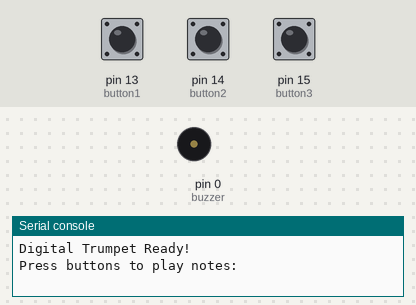
The program below on a simulated MicroPython board. Parts: buzzer (waves = sounding), the last lines printed to the serial console. The test bench sets the inputs (shaded band); at power-on: pin 13 (button1) HIGH, pin 14 (button2) HIGH, pin 15 (button3) HIGH.

Above: at 1.2 s.
1.3 s: pin 13 (button1) pulled LOW for 0.15 s
At 2.5 s:
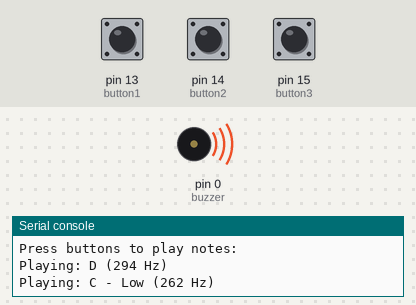
2.9 s: pin 14 (button2) pulled LOW for 0.15 s
At 4.0 s:
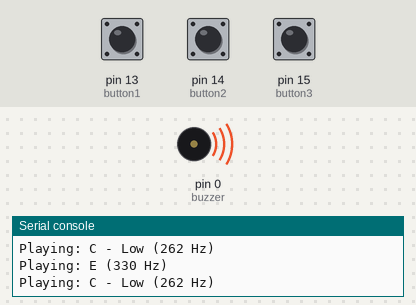
4.5 s: pin 15 (button3) pulled LOW for 0.15 s
At 5.4 s:
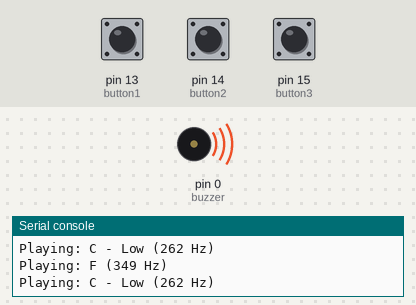
6.1 s: pin 13 (button1) driven LOW and pin 14 (button2) driven LOW
At 7.0 s:
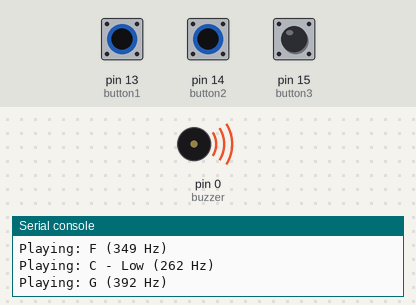
7.6 s: pin 15 (button3) pulled LOW for 1 s
At 8.6 s:
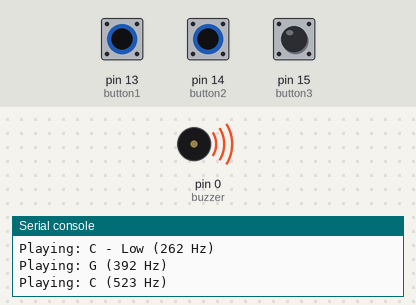
10.1 s: pin 14 (button2) driven HIGH and pin 15 (button3) driven LOW
At 11.2 s:
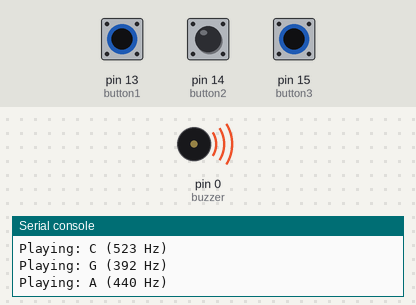
Timing chart, 0 to 12.6 s (numbered marks = the images above; inputs shaded):
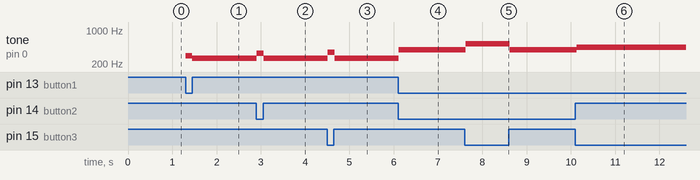

Measured:
- after the input at 1.3 s, tone on pin 0 (buzzer): silent → 294 Hz at once, → 262 Hz 0.15 s later
- after the input at 2.9 s, tone on pin 0 (buzzer): 262 Hz → 330 Hz at once, → 262 Hz 0.15 s later
- after the input at 4.5 s, tone on pin 0 (buzzer): 262 Hz → 349 Hz at once, → 262 Hz 0.15 s later
- after the input at 6.1 s, tone on pin 0 (buzzer): 262 Hz → 392 Hz at once
- after the input at 7.6 s, tone on pin 0 (buzzer): 392 Hz → 523 Hz at once, → 392 Hz 1.0 s later
- after the input at 10.1 s, tone on pin 0 (buzzer): 392 Hz → 440 Hz at once

The program:

RPP4_wse.py
```python
"""imports"""
from machine import Pin, PWM
import time

"""variables"""
#pins
buzzer_pin = 0
button1_pin = 13
button2_pin = 14
button3_pin = 15
button1 = Pin(button1_pin, Pin.IN, Pin.PULL_UP)
button2 = Pin(button2_pin, Pin.IN, Pin.PULL_UP)
button3 = Pin(button3_pin, Pin.IN, Pin.PULL_UP)

#objects
buzzer = PWM(Pin(buzzer_pin))
buzzer.freq(1000)  #initial frequency

notes = { #note frequencies (in Hz)
    # Single button presses
    (False, False, False): 262,  #silence
    (True, False, False): 294,  # Button 1 - C4
    (False, True, False): 330,  # Button 2 - D4
    (False, False, True): 349,  # Button 3 - E4

    # Two button combinations
    (True, True, False): 392,  # Buttons 1+2 - F4
    (True, False, True): 440,  # Buttons 1+3 - G4
    (False, True, True): 494,  # Buttons 2+3 - A4

    # All three buttons
    (True, True, True): 523,  # Buttons 1+2+3 - B4
}


def read_buttons():
    """Read button states and return as tuple"""
    # Note: Buttons are active LOW with pull-up resistors. This is why the 'not' is there.
    btn1_pressed = not button1.value()
    btn2_pressed = not button2.value()
    btn3_pressed = not button3.value()

    return btn1_pressed, btn2_pressed, btn3_pressed


def play_note(tone):
    if tone > 0:
        buzzer.freq(tone)
        buzzer.duty_u16(32768)
    else:
        buzzer.duty_u16(0)


def get_note_name(button_combo):
    note_names = {
        (False, False, False): "C - Low",
        (True, False, False): "D",
        (False, True, False): "E",
        (False, False, True): "F",
        (True, True, False): "G",
        (True, False, True): "A",
        (False, True, True): "B",
        (True, True, True): "C",
    }
    return note_names.get(button_combo, "Unknown")


print("Digital Trumpet Ready!")
print("Press buttons to play notes:")

# Keep track of previous button state to reduce console spam
previous_buttons = (False, False, False)

while True:
    current_buttons = read_buttons()

    if current_buttons != previous_buttons:
        frequency = notes.get(current_buttons, 0)
        play_note(frequency)
        note_name = get_note_name(current_buttons)
        if frequency > 0:
            print(f"Playing: {note_name} ({frequency} Hz)")
        else:
            print("Silence")
        previous_buttons = current_buttons
    time.sleep(0.05)  # Small delay for responsive but not overwhelming updates
```
